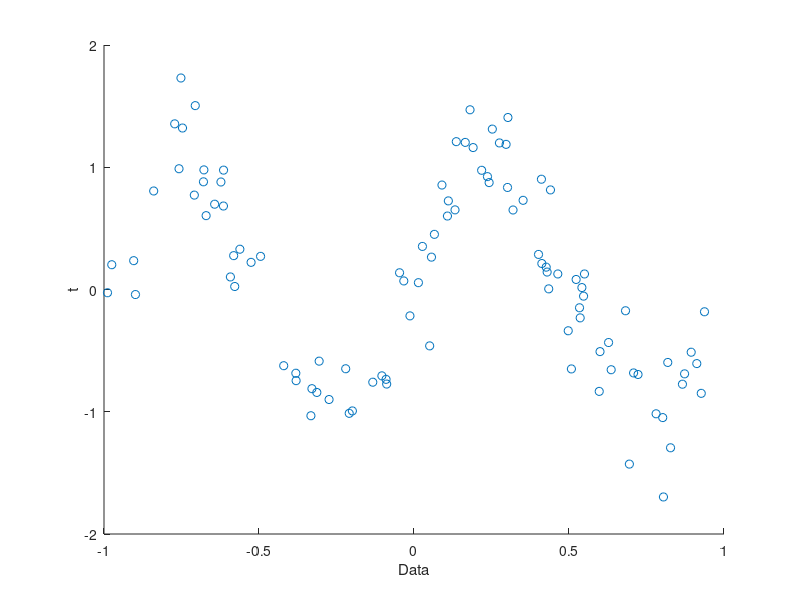
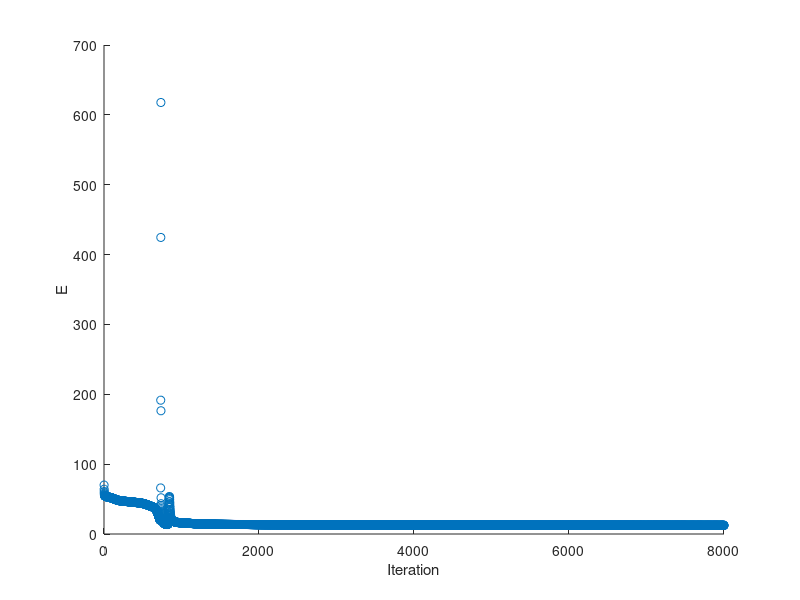
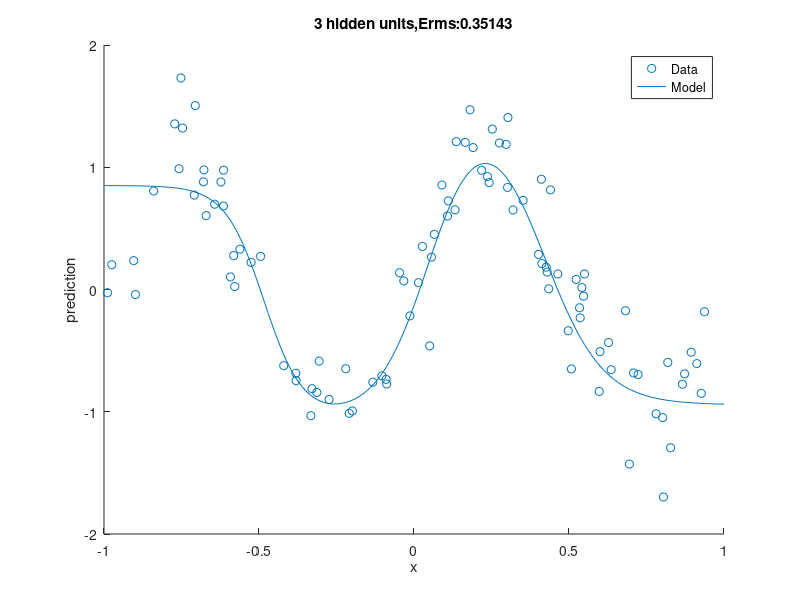
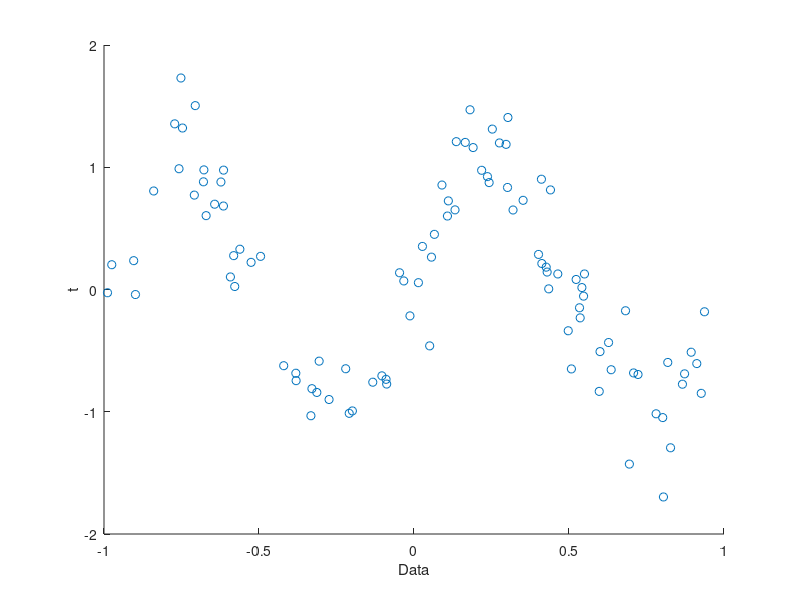

MATLAB code for these plots, in order:
clear,clc;
close all;

rng(100);
%% Synthetic data
N = 100;
X=2*rand(1,N)-1;
t=sin(2*pi*X)+0.3*randn(1,N);

D = size(X,1);
Layers = [D,3,1]; % Number of units in each layers, input , hidden and output

figure;
scatter(X,t);
xlabel('Data');
ylabel('t');

%Activation Function
H{1} = @(x) tanh(x);
% H{2} = @(x) tanh(x);
H{2} = @(x) x;  % Output layer activation function
dH{1} = @(x) 1 - tanh(x).^2;
% dH{2} = @(x) 1 - tanh(x).^2;
dH{2} = @(x) 1;

%% Feed Forward Network
Z{1} = X;
W = cell(numel(Layers)-1,1);    % Weight Vector
B = cell(numel(Layers)-1,1);    % Bias term
Delta = cell(numel(Layers)-1,1);
rho = 0.01;

% Initial Guess Might need to be revised
for i=1:numel(W)
%     W{i} = 0.01+(0.1-0.01)*rand(Layers(i+1),Layers(i));
%     b = 0.01+(0.1-0.01)*rand(Layers(i+1),1);
    W{i} = rand(Layers(i+1),Layers(i));
    b = zeros(Layers(i+1),1);
    B{i} = repmat(b,[1,size(X,2)]);
end

Epoch = 8000;
for j=1:Epoch
    % Feed Forward
    for i=1:numel(Layers)-1
        A{i} = W{i}*Z{i}+B{i};
        h = H{i};
        Z{i+1} = h(A{i});
    end
    y = Z{numel(Layers)};
    
    % Back propagation
    Delta{end} = (y-t); % Output layer cost derivative
%     E(j) = sum(-t.*log(y)-(1-t).*log(1-y)); % Cost function
    E(j) = sum((y-t).^2); % Cost function
    for i=numel(Layers)-1:-1:1
        if i==1
            break;
        else
            dh = dH{i-1};
            Delta{i-1}  = W{i}'*Delta{i}.*dh(A{i-1});    % Delta(1)
        end
    end    
    for i=numel(Layers)-1:-1:1
        W{i} = W{i}-rho.*(Delta{i}*Z{i}');
        b = B{i}(:,1)-rho.*sum(Delta{i},2);
        B{i} = repmat(b,[1,size(X,2)]);
    end
end
Error = sqrt(sum((Z{end}-t).^2)/N); 

figure;
scatter(1:numel(E),E);
xlabel('Iteration');
ylabel('E');

%% Plot the model
XAXIS = [-1:0.01:1];
Z{1} = XAXIS;
for i=1:numel(B)
    B{i} = repmat(B{i}(:,1),[1,numel(XAXIS)]);
end
for i=1:numel(Layers)-1
    A{i} = W{i}*Z{i}+B{i};
    h = H{i};
    Z{i+1} = h(A{i});
end
y = Z{numel(Layers)};

figure; 
hold on; 
scatter(X,t); 
plot(XAXIS,y);
legend('Data','Model');
xlabel('x');
ylabel('prediction');
title([num2str(Layers(2)) ' hidden units,' 'Erms:' num2str(Error)]);
hold off;

%% Repeat with 20 hidden units
clear;
rng(100);

%% Synthetic data
N = 100;
X=2*rand(1,N)-1;
t=sin(2*pi*X)+0.3*randn(1,N);

D = size(X,1);
Layers = [D,20,1]; % Number of units in each layers, input , hidden and output

figure;
scatter(X,t);
xlabel('Data');
ylabel('t');

%Activation Function
H{1} = @(x) tanh(x);
% H{2} = @(x) tanh(x);
H{2} = @(x) x;  
dH{1} = @(x) 1 - tanh(x).^2;
% dH{2} = @(x) 1 - tanh(x).^2;
dH{2} = @(x) 1;

%% Feed Forward Network
Z{1} = X;
W = cell(numel(Layers)-1,1);    % Weight Vector
B = cell(numel(Layers)-1,1);    % Bias term
Delta = cell(numel(Layers)-1,1);
rho = 0.002;

% Initial Guess Might need to be revised
for i=1:numel(W)
%     W{i} = 0.01+(0.1-0.01)*rand(Layers(i+1),Layers(i));
%     b = 0.01+(0.1-0.01)*rand(Layers(i+1),1);
    W{i} = rand(Layers(i+1),Layers(i));
    b = zeros(Layers(i+1),1);
    B{i} = repmat(b,[1,size(X,2)]);
end

Epoch = 8000;
for j=1:Epoch
    % Feed Forward
    for i=1:numel(Layers)-1
        A{i} = W{i}*Z{i}+B{i};
        h = H{i};
        Z{i+1} = h(A{i});
    end
    y = Z{numel(Layers)};
    
    % Back propagation
    Delta{end} = (y-t); % Output layer cost derivative
%     E(j) = sum(-t.*log(y)-(1-t).*log(1-y)); % Cost function
    E(j) = sum((y-t).^2); % Cost function
    for i=numel(Layers)-1:-1:1
        if i==1
            break;
        else
            dh = dH{i-1};
            Delta{i-1}  = W{i}'*Delta{i}.*dh(A{i-1});    % Delta(1)
        end
    end    
    for i=numel(Layers)-1:-1:1
        W{i} = W{i}-rho.*(Delta{i}*Z{i}');
        b = B{i}(:,1)-rho.*sum(Delta{i},2);
        B{i} = repmat(b,[1,size(X,2)]);
    end
end
Error = sqrt(sum((Z{end}-t).^2)/N); 

figure;
scatter(1:numel(E),E);
xlabel('Iteration');
ylabel('E');

%% Plot the model
XAXIS = [-1:0.01:1];
Z{1} = XAXIS;
for i=1:numel(B)
    B{i} = repmat(B{i}(:,1),[1,numel(XAXIS)]);
end
for i=1:numel(Layers)-1
    A{i} = W{i}*Z{i}+B{i};
    h = H{i};
    Z{i+1} = h(A{i});
end
y = Z{numel(Layers)};

figure; 
hold on; 
scatter(X,t); 
plot(XAXIS,y);
legend('Data','Model');
xlabel('x');
ylabel('prediction');
title([num2str(Layers(2)) ' hidden units,' 'Erms:' num2str(Error)]);
hold off;

close Figure 1 Figure 2 Figure 4 Figure 5